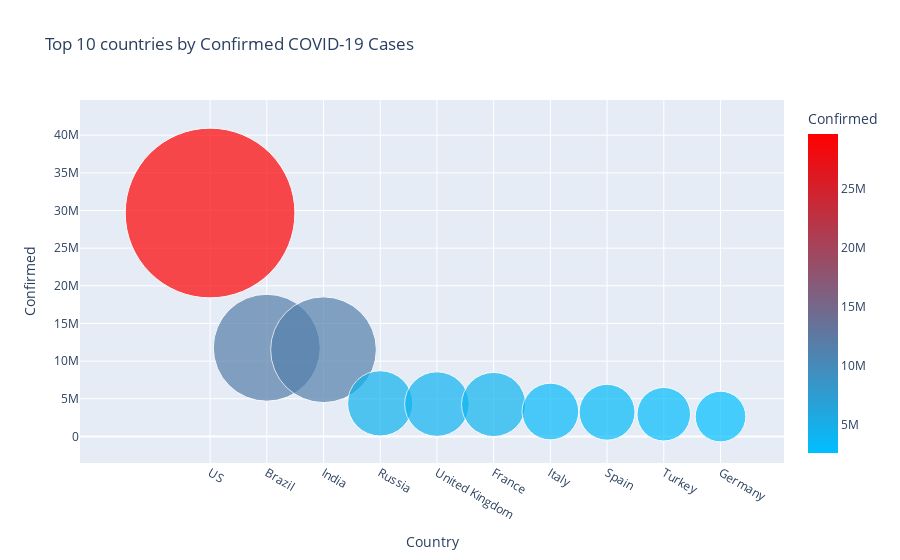

Notebook code for this chart:
### Code cell
threshold = 10
bar = px.bar(covid_df[['Country', sidebar]].dropna().sort_values(sidebar, ascending=False)[:threshold], 
    y=sidebar,
    x='Country', 
    color=sidebar,
    color_continuous_scale=px.colors.sequential.Viridis
)
bar.update_layout(paper_bgcolor='white')
bar.show()

### Figure 1 — Plotly figure (JSON) as saved in the notebook; plotly's stock layout.template omitted (floating-point values rounded to 4 significant figures)
{"data": [{"hovertemplate": "Country=%{x}<br>Confirmed=%{marker.color}<extra></extra>", "legendgroup": "", "marker": {"color": [29668173, 11780820, 11514331, 4388268, 4294349, 4241973, 3306711, 3212332, 2950603, 2639258], "coloraxis": "coloraxis", "size": [29668173, 11780820, 11514331, 4388268, 4294349, 4241973, 3306711, 3212332, 2950603, 2639258], "sizemode": "area", "sizeref": 2060.0, "symbol": "circle"}, "mode": "markers", "name": "", "orientation": "v", "showlegend": false, "type": "scatter", "x": ["US", "Brazil", "India", "Russia", "United Kingdom", "France", "Italy", "Spain", "Turkey", "Germany"], "xaxis": "x", "y": [29668173, 11780820, 11514331, 4388268, 4294349, 4241973, 3306711, 3212332, 2950603, 2639258], "yaxis": "y"}], "layout": {"coloraxis": {"colorbar": {"title": {"text": "Confirmed"}}, "colorscale": [[0, "deepskyblue"], [1, "red"]]}, "legend": {"itemsizing": "constant", "tracegroupgap": 0}, "title": {"text": "Top 10 countries by Confirmed COVID-19 Cases"}, "xaxis": {"anchor": "y", "domain": [0, 1], "title": {"text": "Country"}}, "yaxis": {"anchor": "x", "domain": [0, 1], "title": {"text": "Confirmed"}}}}
